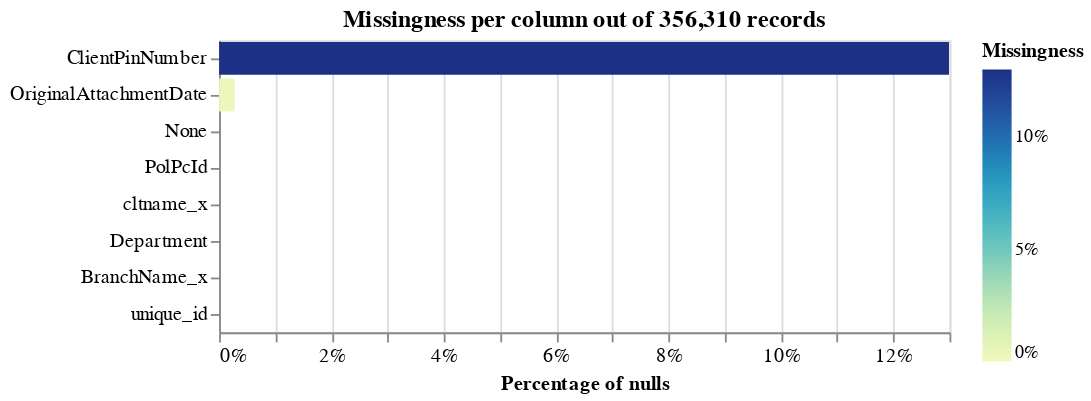

The notebook cell saved with this chart:
### Markdown cell above
# Explaratory Analysis

### Code cell
linker.missingness_chart()

### Figure 1 — Vega-Lite specification as saved in the notebook (floating-point values rounded to 4 significant figures)
{"config": {"view": {"continuousWidth": 400, "continuousHeight": 300}, "axis": {"labelFontSize": 11}}, "layer": [{"mark": "bar", "encoding": {"color": {"field": "null_proportion", "legend": {"format": ".0%"}, "scale": {"range": "heatmap"}, "title": "Missingness", "type": "quantitative"}, "tooltip": [{"field": "column_name", "title": "Column", "type": "nominal"}, {"field": "null_count", "format": ",.0f", "title": "Count of nulls", "type": "quantitative"}, {"field": "null_proportion", "format": ".2%", "title": "Percentage of nulls", "type": "quantitative"}, {"field": "total_record_count", "format": ",.0f", "title": "Total record count", "type": "quantitative"}], "x": {"axis": {"format": "%", "title": "Percentage of nulls"}, "field": "null_proportion", "type": "quantitative"}, "y": {"axis": {"title": ""}, "field": "column_name", "sort": "-x", "type": "nominal"}}, "title": "Missingness per column out of 356,310 records"}], "data": {"values": [{"null_proportion": 0.0, "null_count": 0, "total_record_count": 356310, "column_name": "None"}, {"null_proportion": 0.0, "null_count": 0, "total_record_count": 356310, "column_name": "PolPcId"}, {"null_proportion": 0.0, "null_count": 0, "total_record_count": 356310, "column_name": "cltname_x"}, {"null_proportion": 0.1299, "null_count": 46286, "total_record_count": 356310, "column_name": "ClientPinNumber"}, {"null_proportion": 0.002767, "null_count": 986, "total_record_count": 356310, "column_name": "OriginalAttachmentDate"}, {"null_proportion": 0.0, "null_count": 0, "total_record_count": 356310, "column_name": "Department"}, {"null_proportion": 0.0, "null_count": 0, "total_record_count": 356310, "column_name": "BranchName_x"}, {"null_proportion": 0.0, "null_count": 0, "total_record_count": 356310, "column_name": "unique_id"}], "name": "data-0e7bce5a1d2f132e282789d6ef7780fe"}, "title": "", "$schema": "https://vega.github.io/schema/vega-lite/v5.9.3.json"}
